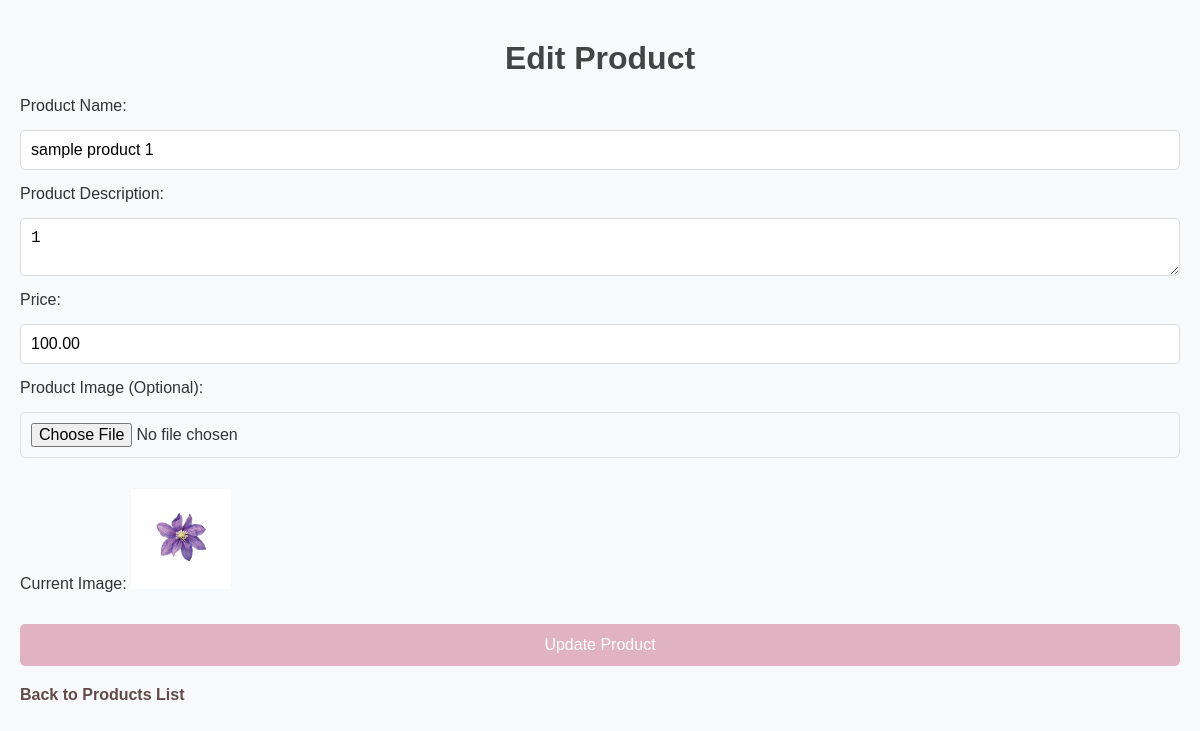
Page /user_edit_product.php?id=23 (signed in) on the committed database.
### tables this page shows
CREATE TABLE `products` (
  `id` int(11) NOT NULL,
  `user_id` int(11) NOT NULL,
  `product_name` varchar(255) NOT NULL,
  `product_description` text NOT NULL,
  `price` decimal(10,2) NOT NULL,
  `product_image` varchar(255) NOT NULL,
  `created_at` timestamp NOT NULL DEFAULT current_timestamp(),
  `shop_id` int(11) NOT NULL
);

### user_edit_product.php (the view, shortened to what this page needs)
<?php
require 'db.php';
$user_id = $_SESSION['user_id'];
if (isset($_GET['id'])) {
    $product_id = $_GET['id'];
    $product_query = "
        SELECT p.id, p.product_name, p.product_description, p.price, p.product_image, p.shop_id
        FROM products p
        JOIN shops s ON p.shop_id = s.id
        WHERE p.id = ? AND s.user_id = ?";
    $stmt = $conn->prepare($product_query);
    $stmt->bind_param('ii', $product_id, $user_id);
    $stmt->execute();
    $product_result = $stmt->get_result();
    $product = $product_result->fetch_assoc();
} else {
    echo "Product ID is missing.";
    exit();
}
?>
<!DOCTYPE html>
<html lang="en">
<head>
</head>
<body>
    <div class="container">
        <h1>Edit Product</h1>
        <form action="user_edit_product.php?id=<?php echo $product['id']; ?>" method="POST" enctype="multipart/form-data">
            <label for="product_name">Product Name:</label>
            <input type="text" name="product_name" id="product_name" value="<?php echo htmlspecialchars($product['product_name']); ?>" required>
            <label for="product_description">Product Description:</label>
            <textarea name="product_description" id="product_description" required><?php echo htmlspecialchars($product['product_description']); ?></textarea>
            <label for="price">Price:</label>
            <input type="number" name="price" id="price" value="<?php echo htmlspecialchars($product['price']); ?>" step="0.01" required>
            <label for="product_image">Product Image (Optional):</label>
            <input type="file" name="product_image" id="product_image">
            <?php if ($product['product_image']): ?>
                <p>Current Image: <img src="uploads/<?php echo htmlspecialchars($product['product_image']); ?>" alt="Product Image" width="100"></p>
            <?php endif; ?>
            <button type="submit">Update Product</button>
        </form>
        <a href="user_product.php">Back to Products List</a>
    </div>
</body>
</html>

### user_edit_product.php (style rules this page uses)
.container { max-width: 1200px; margin: 0 auto; padding: 20px; }
body { font-family: 'Arial', sans-serif; margin: 0; padding: 0; background-color: #f8f9fa; color: #333; }
h1 { text-align: center; color: #444; margin: 20px 0; }
form { display: flex; flex-direction: column; gap: 15px; margin-top: 20px; }
input[type="text"], textarea, input[type="number"], input[type="file"] { padding: 10px; font-size: 1rem; border-radius: 5px; border: 1px solid #ddd; }
button { padding: 12px 24px; background-color: #dda2b4cc; color: #fff; border: none; border-radius: 5px; cursor: pointer; font-size: 1rem; transition: background-color 0.3s ease; }
a { text-decoration: none; color: #614a4a; font-weight: bold; display: inline-block; margin-top: 20px; }

### rows in the picture
products: product_name "sample product 1", product_description "1", price "100.00", product_image (picture)
